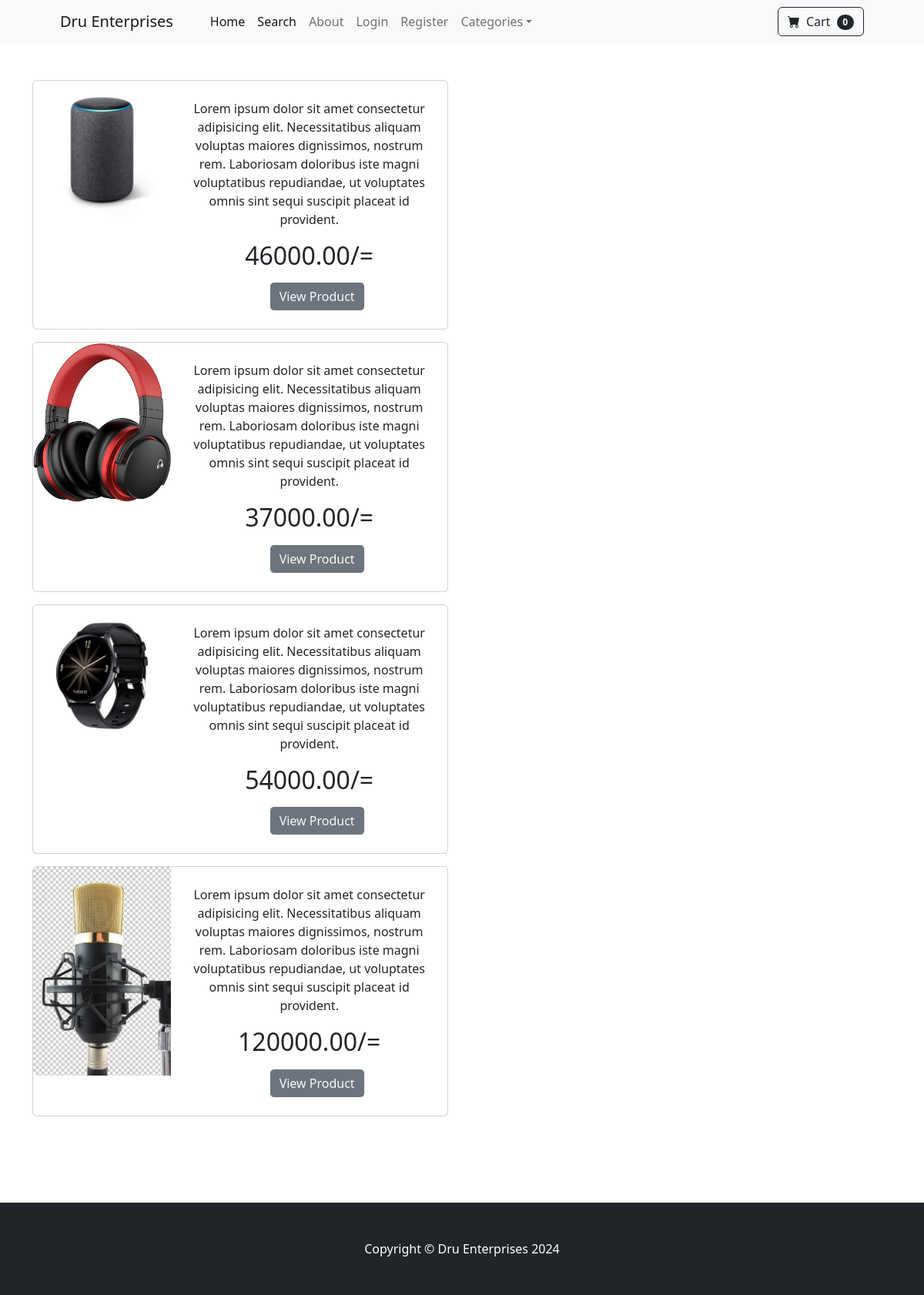
The app's page /category/Electronics with its own data.
### druu/models.py (models this page shows, shortened)
class Product(models.Model):
	name = models.CharField(max_length=100)
	price = models.DecimalField(default=0, decimal_places=2, max_digits=10)
	category = models.ForeignKey(Category, on_delete=models.CASCADE, default=1)
	description = models.CharField(max_length=250, default='', blank=True, null=True)
	image = models.ImageField(upload_to='uploads/product/')
	is_sale = models.BooleanField(default=False)
	sale_price = models.DecimalField(default=0, decimal_places=2, max_digits=10)

### druu/views.py (the view)
# urls.py: path('category/<str:categories>', views.category, name='category'),
def category(request,categories):
    try:
        category = Category.objects.get(name=categories)
        products = Product.objects.filter(category=category)
        return render(request, 'products/category.html', {'products':products, 'category':category})
    except:
        messages.warning(request, "Category Doesn't exist...")
        return redirect('home')

### cart/cart.py (called while the page is built)
    def __len__(self):
        return len(self.cart)

### cart/context_processors.py (called while the page is built)
def cart(request):
    return {'cart':Cart(request)}

### druu/templates/products/category.html (shortened to what this page needs)
{% extends 'base.html' %}
{% block content %}
    <br><br>
    {% for product in products %}
    <div class="container">
        <div class="card mb-3" style="max-width: 540px;">
            <div class="row g-0">
                <div class="col-md-4">
                    <img src="{{ product.image.url }}" class="img-fluid rounded-start" alt="">
                </div>
                <div class="col-md-8">
                    <div class="card-body">
                        <center>
                        <p class="card-text" >Lorem ipsum dolor sit amet consectetur adipisicing elit. Necessitatibus aliquam voluptas maiores dignissimos, nostrum rem. Laboriosam doloribus iste magni voluptatibus repudiandae, ut voluptates omnis sint sequi suscipit placeat id provident.</p>
                        <h2 class="card-text" >{{ product.price }}/=</h2>
                        <button class="btn " style="margin-left: 20px;"><a><div><a class="btn btn-secondary btn-outline-light mt-auto"
                            href="{% url 'product' product.id %}">View Product</a>
                        </button>
                    </center>
                    </div>
                </div>
            </div>
        </div>
    </div>
    {% endfor %}
    <br><br><br><br>
{% endblock %}

### records on screen
Product: image (picture), price "46000.00"
Product: image (picture), price "37000.00"
Product: image (picture), price "54000.00"
Product: image (picture), price "120000.00"

### other values on screen
{{ cart|length }} "0"
